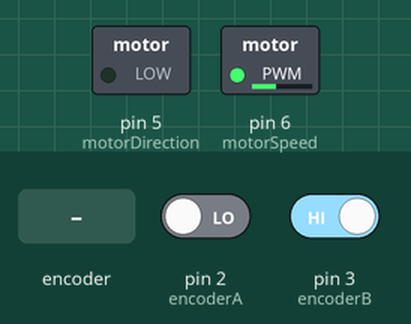
Recording of a sketch running on a simulated Arduino Uno, built with avr-gcc and run on an emulated ATmega328P. On the bench: switched loads named in the sketch (green lamp = pin HIGH). The inputs (shaded band) are chosen by the test bench; at power-on: pin 2 (encoderA) LOW, pin 3 (encoderB) HIGH. What the sketch prints to the serial monitor is not drawn.

Above: at 1.2 s.
1.3 s: rotary encoder on pin 2 (encoderA) / pin 3 (encoderB) turned 1 step (first pin leading)
3.0 s: rotary encoder on pin 2 (encoderA) / pin 3 (encoderB) turned 3 steps (first pin leading)
Timing chart, 0 to 6.0 s (numbered marks = the images above; inputs shaded):
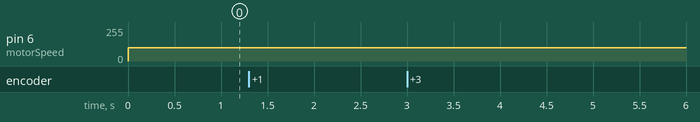

Measured:
- after the input at 1.3 s, every drawn part: stays the same
- after the input at 3.0 s, every drawn part: stays the same

The sketch:

motor_read.ino
```cpp
#define motorDirection 5
#define motorSpeed 6
#define encoderA 2
#define encoderB 3


int revCounter = 0;
int aTicks = 0;
int bTicks = 0;


void setup() {
  // put your setup code here, to run once:


  pinMode(motorDirection, OUTPUT);
  pinMode(motorSpeed, OUTPUT);
  pinMode(encoderA, INPUT);
  pinMode(encoderB, INPUT);

  Serial.begin(9600);


}

void loop() {
  // put your main code here, to run repeatedly:

  //  if (digitalRead(motorDirection) == LOW)
  //  {
  //
  //    Serial.println("is OFF");
  //  }
  //
  //  else
  //  {
  //    Serial.println("is ON");
  //  }
  //
  //if (digitalRead(motorSpeed) == HIGH)
  //  {
  //
  //    Serial.println("Motor speed is flowing");
  //  }
  //
  //  else
  //  {
  //    Serial.println("motor speed is NOT FLOWING");
  //  }


  digitalWrite(motorDirection, LOW);
  analogWrite(motorSpeed, 100);


  //count how many times the encoder is going around
  if (digitalRead(encoderA) == HIGH)
  {

    Serial.println("Encoder A is HIGH");
    aTicks++;
    Serial.println("A Ticks:");
    Serial.println(aTicks);
    Serial.println(bTicks);

    if (aTicks == 40)
    {
      Serial.println("STOP THE FUNCTION, FULL REVOLUTION");
      attachInterrupt(digitalPinToInterrupt(encoderA), countRev, RISING);
      attachInterrupt(digitalPinToInterrupt(encoderB), countRev, LOW);


    }

    if (digitalRead(encoderB) == HIGH)
    {
      Serial.println("Encoder B is HIGH");
      bTicks++;
      Serial.println("B Ticks:");
      Serial.println(bTicks);

    }


  }


}

void countRev()
{
  Serial.println("DELAYED");
  Serial.println("# revolutions");

  revCounter++;
  Serial.println(revCounter);
  bTicks = 0;
  aTicks = 0;
  delay(400);


}
```
